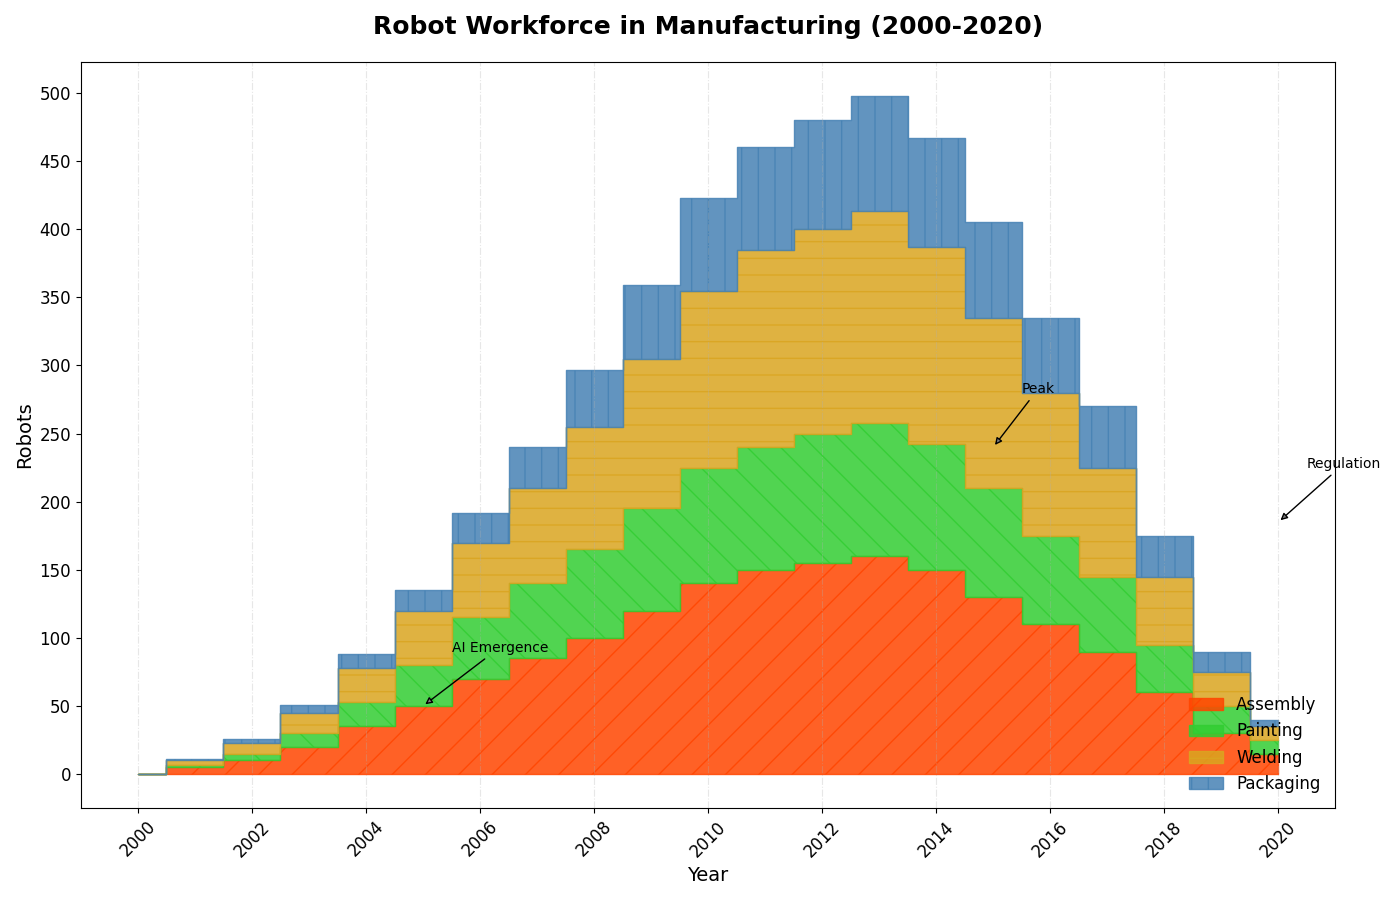

This figure's Python source:
import matplotlib.pyplot as plt
import numpy as np

years = np.arange(2000, 2021)

# Number of robots deployed in various manufacturing sectors
assembly_robots = [0, 5, 10, 20, 35, 50, 70, 85, 100, 120, 140, 150, 155, 160, 150, 130, 110, 90, 60, 30, 15]
painting_robots = [0, 2, 5, 10, 18, 30, 45, 55, 65, 75, 85, 90, 95, 98, 92, 80, 65, 55, 35, 20, 10]
welding_robots = [0, 3, 8, 15, 25, 40, 55, 70, 90, 110, 130, 145, 150, 155, 145, 125, 105, 80, 50, 25, 10]
packaging_robots = [0, 1, 3, 6, 10, 15, 22, 30, 42, 54, 68, 75, 80, 85, 80, 70, 55, 45, 30, 15, 5]

robots_data = np.vstack([assembly_robots, painting_robots, welding_robots, packaging_robots])
cumulative_data = np.cumsum(robots_data, axis=0)

# New colors order
colors = ['#FF4500', '#32CD32', '#DAA520', '#4682B4']

fig, ax = plt.subplots(figsize=(14, 9))

# Randomly chosen marker types and line styles for analogy
ax.fill_between(years, 0, cumulative_data[0], step='mid', hatch='/', color=colors[0], label='Assembly', alpha=0.85)
ax.fill_between(years, cumulative_data[0], cumulative_data[1], step='mid', hatch='\\', color=colors[1], label='Painting', alpha=0.85)
ax.fill_between(years, cumulative_data[1], cumulative_data[2], step='mid', hatch='-', color=colors[2], label='Welding', alpha=0.85)
ax.fill_between(years, cumulative_data[2], cumulative_data[3], step='mid', hatch='|', color=colors[3], label='Packaging', alpha=0.85)

# Labels and Title
ax.set_title("Robot Workforce in Manufacturing (2000-2020)", fontsize=18, fontweight='bold', pad=20)
ax.set_xlabel('Year', fontsize=14)
ax.set_ylabel('Robots', fontsize=14)

ax.set_xticks(np.arange(2000, 2021, 2))
ax.set_xticklabels(np.arange(2000, 2021, 2), fontsize=12, rotation=45)
ax.set_yticks(np.arange(0, 501, 50))
ax.set_yticklabels(np.arange(0, 501, 50), fontsize=12)

# Randomly change legend location and style
ax.legend(loc='lower right', fontsize=12, frameon=False)

# Random choice of grid alteration
ax.grid(True, which='both', axis='x', linestyle='-.', alpha=0.3)

important_events = [(2005, 50, 'AI Emergence'), (2015, 240, 'Peak'), (2020, 185, 'Regulation')]
for x, y, text in important_events:
    ax.annotate(text, xy=(x, y), xytext=(x+0.5, y+40), arrowprops=dict(facecolor='gray', arrowstyle='-|>'), fontsize=10, color='black')

plt.tight_layout()
plt.show()
